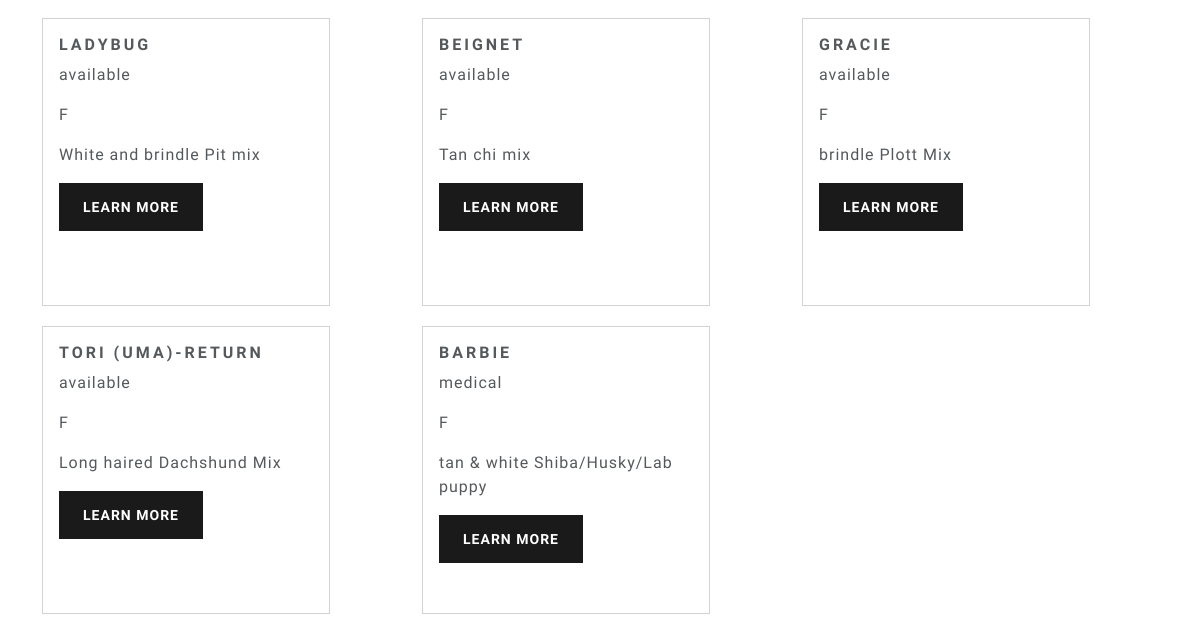
Before: /home (signed in, lower part) with the older database file.
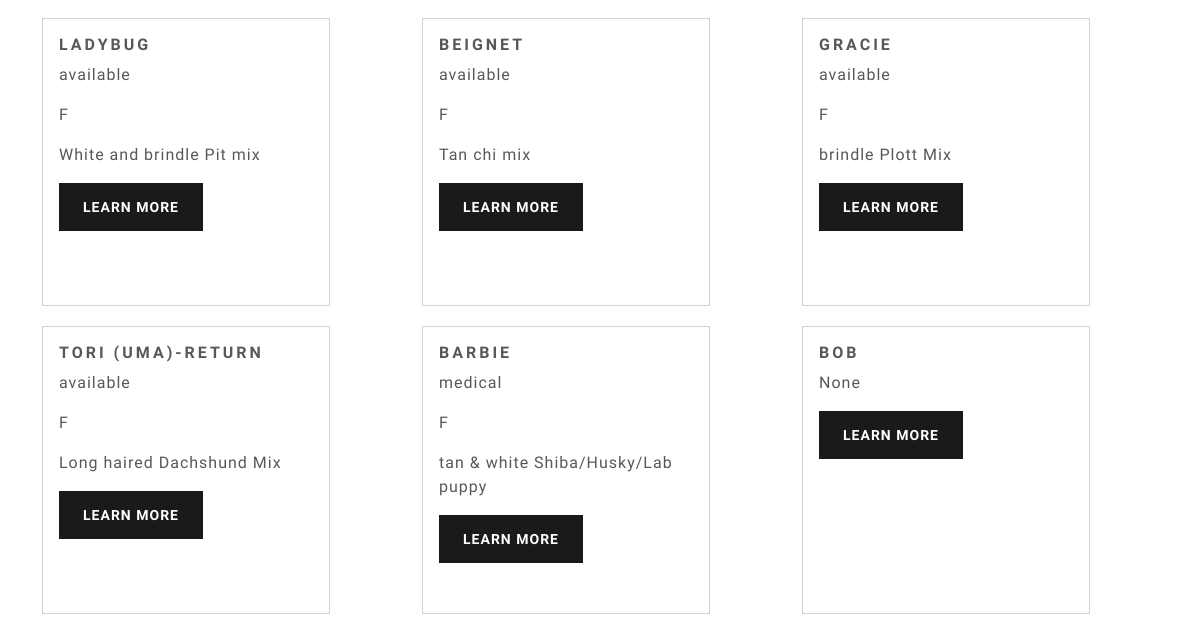
After: the same page with the newer database file.
### app.py (models this page shows)
class Dogmedical(db.Model):
    __tablename__ = 'DogMedical'
    ID = db.Column(db.Integer, primary_key=True)
    TagNumber = db.Column(db.String(128))
    Dated = db.Column(db.String(128))
    Name = db.Column(db.String(128))
    Sex = db.Column(db.String(128))
    Breed = db.Column(db.String(128))
    picture = db.Column(db.String(128))
    DateofBirth = db.Column(db.String(128))
    Status = db.Column(db.String(128))
    Source = db.Column(db.String(128))
    MicrochipNumber = db.Column(db.String(128))
    Type = db.Column(db.String(128))
    VaccinationDate = db.Column(db.String(128))
    VaccPaperworkReceived = db.Column(db.String(128))
    Veterinarian = db.Column(db.String(128))
    SizeAndLbs = db.Column(db.String(128))
    SpayAndNeuterDate = db.Column(db.String(128))
    RabiesTagNumber = db.Column(db.String(128))
    HeartWormTestDate = db.Column(db.String(128))
    HeartwormTestResults = db.Column(db.String(128))
    Heartwormprev = db.Column(db.String(128))
    medicalissues = db.Column(db.String(128))
    Foster = db.Column(db.String(128))
    Phone = db.Column(db.String(128))
    Email = db.Column(db.String(128))

### app.py (the view)
@app.route('/home', methods=['GET', 'POST'])
@login_required
def home():
    with app.app_context():
        dogs = db.session.query(Dogmedical).all()
        if request.method == 'POST' :
            try:
                search = request.form.get('search')
                print(search)
                return render_template("home.html", dogs = dogs)
            except Exception as e:
                print(e)
                flash("Something went wrong. Please try again.")
                return redirect(url_for('home', dogs = dogs))
        else:
            return render_template("home.html", dogs = dogs)

### app.py (called while the page is built)
@login_manager.user_loader
def load_user(user_id):
  user = Users.query.get(int(user_id))
  session["isAdmin"] = user.email in admins
  return user

### templates/home.html (shortened to what this page needs)
<html>
<head>
  <link href="{{ url_for('static', filename='css/bootstrap.min.css') }}" rel="stylesheet">
  <link href="{{ url_for('static', filename='css/style.css') }}" rel="stylesheet">
</head>
<body class="container">
  <br>
  <br>
  <div class="row">
    {% if dogs %}
        {% for dog in dogs %}
        <div class="col-sm-4">
          <div class="card" style="width: 18rem; height: 18rem; margin-bottom: 20px">
          <div class="card-body">
            <h5 class="card-title">{{dog.Name}}</h5>
            <p class="card-text">{{dog.Status}}</p>
            <p class="card-text">{{dog.Sex}}</p>
            <p class="card-text">{{dog.Breed}}</p>
            <a href="/dog/{{dog.ID}}" class="btn btn-primary">Learn More</a>
          </div>
        </div>
      </div>
        {% endfor %}
      {% endif %}
    </div>
</body>
</html>

Changed rows visible on the page:
added Dogmedical: Name "BOB", Status "None"
